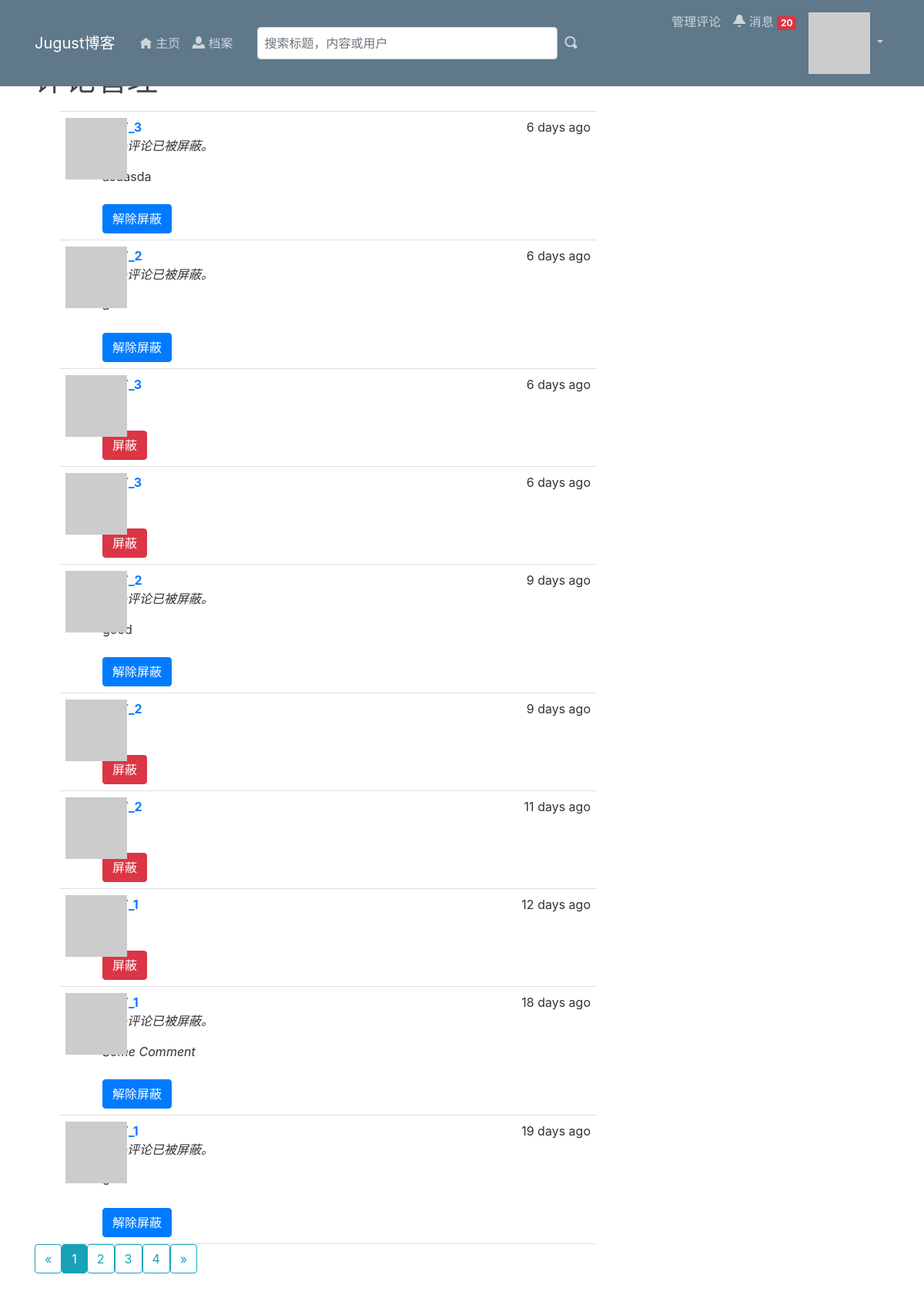
Screenshot of /moderate (signed in) with the database file from the repository.
### app/models/__init__.py (models this page shows, shortened)
class Comment(db.Model):
	__tablename__ = 'comments'
	id = db.Column(db.Integer, primary_key=True)
	body = db.Column(db.Text)
	body_html = db.Column(db.Text)
	timestamp = db.Column(db.DateTime, index=True, default=datetime.utcnow)
	disabled = db.Column(db.Boolean)
	author_id = db.Column(db.Integer, db.ForeignKey('users.id'))
	post_id = db.Column(db.Integer, db.ForeignKey('posts.id'))

### app/main/views.py (the view)
@main.route('/moderate')
@login_required
@permission_required(Permission.MODERATE)
def moderate():
	page = request.args.get('page', 1, type=int)
	pagination = Comment.query.order_by(Comment.timestamp.desc()).paginate(
		page, per_page=current_app.config['JUGUST_COMMENTS_PER_PAGE'],
		error_out=False)
	comments = pagination.items
	return render_template('moderate.html', comments=comments,
								 pagination=pagination, page=page)

### app/auth/views.py (called while the page is built)
@auth.before_app_request
def before_request():
	if current_user.is_authenticated:
		current_user.ping()
		if (not current_user.confirmed
				and request.endpoint
				and request.blueprint != 'auth'
				and request.endpoint != 'static'):
			return redirect(url_for('auth.unconfirmed'))

### app/main/__init__.py (called while the page is built)
@main.app_context_processor
def inject_permissions():
	return dict(Permission=Permission)

@main.app_context_processor
def make_template_context():
	if current_user.is_authenticated:
		notification_count = Notification.query.with_parent(current_user).filter_by(is_read=False).count()
	else:
		notification_count = None
	return dict(notification_count=notification_count)

### app/models/ProfileMixin.py (called while the page is built)
	def ping(self):
		self.last_seen = datetime.utcnow()
		db.session.add(self)

### app/models/Role.py (called while the page is built)
	def has_permission(self, perm):
		return self.permissions & perm == perm

### app/models/__init__.py (called while the page is built)
@login_manager.user_loader
def load_user(user_id):
	return User.query.get(int(user_id))

	def can(self, perm):
		return self.role is not None and self.role.has_permission(perm)

	def gravatar(self, size=100, default='identicon', rating='g'):
		url = 'https://secure.gravatar.com/avatar'
		hash = self.avatar_hash or self.gravatar_hash()
		return '{url}/{hash}?s={size}&d={default}&r={rating}'.format(
			url=url, hash=hash, size=size, default=default, rating=rating)

### app/utils.py (called while the page is built)
def permission_required(permission):
	def decorator(f):
		@wraps(f)
		def decorated_function(*args, **kwargs):
			if not current_user.can(permission):
				abort(403)
			return f(*args, **kwargs)
		return decorated_function
	return decorator

### app/templates/moderate.html (shortened to what this page needs)
{% extends "base.html" %}
{% import "_macros.html" as macros %}
{% block page_content %}
<div class="page-header">
	<h1>评论管理</h1>
</div>
{% set moderate = True %}
{% include './posts/_comments.html' %}
{% if pagination %}
<div class="pagination">
	{{ macros.pagination_widget(pagination, '.moderate') }}
</div>
{% endif %}
{% endblock %}

### app/templates/posts/_comments.html
<ul class="comments">
	{% for comment in comments %}
	<li class="comment">
		<div class="comment-thumbnail">
			<a href="{{ url_for('users.user', username=comment.author.username) }}">
				<img class="img-rounded profile-thumbnail" src="{{ comment.author.gravatar(size=40) }}">
			</a>
		</div>
		<div class="comment-content">
			<div class="comment-date">{{ moment(comment.timestamp).fromNow() }}</div>
			<div class="comment-author"><a href="{{ url_for('users.user', username=comment.author.username) }}">{{ comment.author.username }}</a></div>
			<div class="comment-body">
				{% if comment.disabled %}
				<p><i>这条评论已被屏蔽。</i></p>
				{% endif %}
				{% if moderate or not comment.disabled %}
					{% if comment.body_html %}
						{{ comment.body_html | safe }}
					{% else %}
						{{ comment.body }}
					{% endif %}
				{% endif %}
			</div>
			{% if moderate %}
				<br>
				{% if comment.disabled %}
				<a class="btn btn-primary btn-xs" href="{{ url_for('.moderate_enable', id=comment.id, page=page) }}">解除屏蔽</a>
				{% else %}
				<a class="btn btn-danger btn-xs" href="{{ url_for('.moderate_disable', id=comment.id, page=page) }}">屏蔽</a>
				{% endif %}
			{% endif %}
		</div>
	</li>
	{% endfor %}
</ul>

### app/static/main.css (style rules this page uses)
body { background: : #fafafa; color:#333333; margin-top:5rem; }
h1, h2, h3, h4, h5, h6 { color:#444444; }
.profile-thumbnail { position: absolute; }
ul.comments { list-style-type: none; padding: 0px; margin: 16px 0px 0px 0px; }
ul.comments li.comment { margin-left: 32px; padding: 8px; border-bottom: 1px solid #e0e0e0; }
ul.comments li.comment:nth-child(1) { border-top: 1px solid #e0e0e0; }
div.comment-date { float: right; }
div.comment-author { font-weight: bold; }
div.comment-thumbnail { position: absolute; }
div.comment-content { margin-left: 48px; min-height: 48px; }
div.pagination { width: 100%; text-align: right; padding: 0px; margin: 0px; }

### rows the page displays
Comment: timestamp "6 days ago", disabled "这条评论已被屏蔽。"
Comment: timestamp "6 days ago", disabled "这条评论已被屏蔽。"
Comment: timestamp "6 days ago"
Comment: timestamp "6 days ago"
Comment: timestamp "9 days ago", disabled "这条评论已被屏蔽。"
Comment: timestamp "9 days ago"
Comment: timestamp "11 days ago"
Comment: timestamp "12 days ago"
Comment: timestamp "18 days ago", disabled "这条评论已被屏蔽。", body_html "Some Comment"
Comment: timestamp "19 days ago", disabled "这条评论已被屏蔽。"

### other values shown
{{ notification_count }} "20"
{{ p }} "1"
{{ p }} "2" "3" "4"
